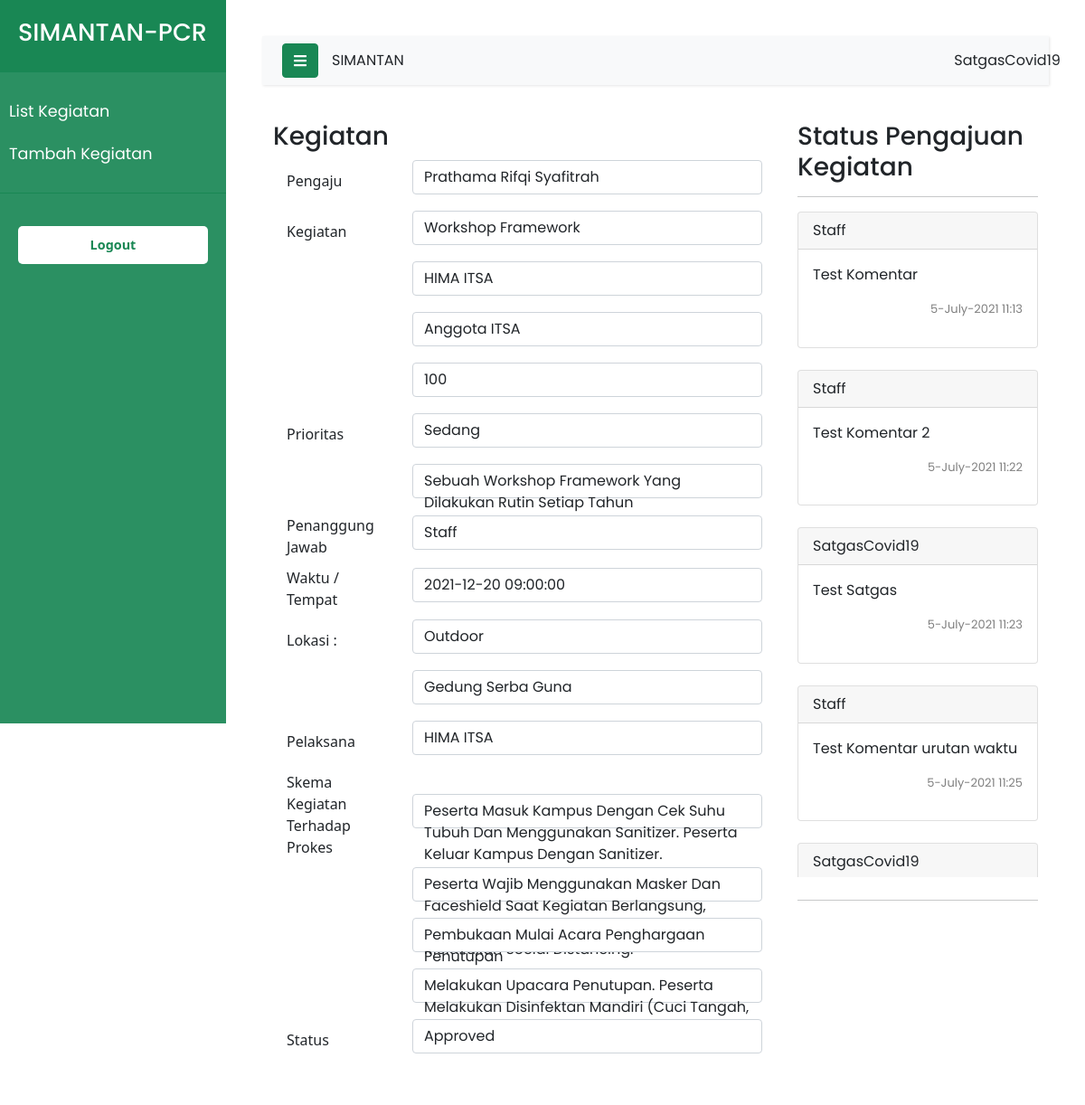
Page /detail/komentar/8 on the committed database.
### tables this page shows
CREATE TABLE `user` (
  `id` int(11) NOT NULL,
  `nama` varchar(50) NOT NULL,
  `role` int(11) NOT NULL,
  `password` varchar(255) NOT NULL,
  `username` varchar(255) NOT NULL
);

CREATE TABLE `kegiatan` (
  `id` int(11) NOT NULL,
  `pengaju` int(11) NOT NULL,
  `kegiatan` varchar(100) NOT NULL,
  `kegiatan_unit` varchar(100) NOT NULL,
  `kegiatan_peserta` varchar(100) NOT NULL,
  `kegiatan_jmlpeserta` varchar(100) NOT NULL,
  `prioritas` varchar(50) NOT NULL,
  `prioritas_alasan` varchar(100) NOT NULL,
  `penanggung_jawab` int(11) NOT NULL,
  `waktu` datetime NOT NULL,
  `tempat` varchar(100) NOT NULL,
  `lokasi` varchar(50) NOT NULL,
  `pelaksana` varchar(50) NOT NULL,
  `skema_proses_masuk_keluar` text NOT NULL,
  `skema_penerapan_prokes` text NOT NULL,
  `skema_kegiatan_berlangsung` text NOT NULL,
  `skema_kegiatan_selesai` text NOT NULL,
  `status` int(11) NOT NULL
);

CREATE TABLE `komentar` (
  `id` int(11) NOT NULL,
  `user` int(11) NOT NULL,
  `kegiatan` int(11) NOT NULL,
  `komentar` text NOT NULL,
  `tanggal` datetime NOT NULL
);

### application/controllers/Detail.php (called while the page is built, shortened)
<?php
class Detail extends CI_Controller
{
	public function __construct()
	{
		$this->load->model('User_Model');
		$this->load->model('Kegiatan_Model');
		$this->load->model('Komentar_Model');
	}
	public function komentar($kegiatan = '1')
	{
		$data['user'] = $this->User_Model->get_by_id('1');
		$data['komentar'] = $this->Komentar_Model->get_by_id($kegiatan);
		$data['kegiatan'] = $this->Kegiatan_Model->get_by_id($kegiatan);
		$data['judul'] = "Halaman Detail ".$data['kegiatan']['kegiatan'];
		$this->form_validation->set_rules('komentar', 'Komentar', 'required', [
			'required' => 'Nama Tidak Boleh Kosong'
		]);
		if ($this->form_validation->run() == false) {
			$this->load->view('layout/header', $data);
			$this->load->view('detail/index', $data);
			$this->load->view('layout/footer');
		}
	}
}

### index.php (called while the page is built, shortened)
<?php
require_once BASEPATH.'core/CodeIgniter.php';

### application/models/User_Model.php (called while the page is built, shortened)
<?php
class User_Model extends CI_Model
{
    public $tabel = "user";
    public function get_by_id($id)
    {
        $query = $this->db->get_where($this->tabel, array('id' => $id));
        return $query->row_array();
    }
}

### application/models/Kegiatan_Model.php (called while the page is built, shortened)
<?php
class Kegiatan_model extends CI_Model
{
    public function get_by_id($kegiatan)
    {
        $this->db->select('k.*, u.nama as user, b.nama as nama_pengaju');
        $this->db->from('kegiatan k');
        $this->db->join('user u', 'u.id = k.penanggung_jawab');
        $this->db->join('user b', 'b.id = k.pengaju');
        $this->db->where('k.id', $kegiatan);
        $query = $this->db->get();
        return $query->row_array();
    }
}

### application/models/Komentar_Model.php (called while the page is built, shortened)
<?php
class Komentar_Model extends CI_Model
{
    public function get_by_id($kegiatan)
    {
        $this->db->select('k.*, u.nama as user');
        $this->db->from('komentar k');
        $this->db->join('user u', 'u.id = k.user');
        $this->db->where('k.kegiatan', $kegiatan);
        $this->db->order_by('tanggal asc');
        $query = $this->db->get();
        return $query->result_array();
    }
}

### application/views/detail/index.php (the view, shortened to what this page needs)
<div class="container">
    <div class="row">
        <div class="col-md-8">
            <h3>Kegiatan</h3>
            <form action="" method="POST">
                <table>
                    <tr>
                        <td class="col-md-3"><label>Pengaju </label></td>
                        <td class="col-md-9">
                            <p class="form-control text-break "><?= $kegiatan['nama_pengaju'] ?></p>
                        </td>
                    </tr>
                    <tr>
                        <td class="col-md-3"><label>Kegiatan</label></td>
                        <td class="col-md-9">
                            <p class="form-control text-break"><?= $kegiatan['kegiatan'] ?></p>
                        </td>
                    <tr>
                    <tr>
                        <td class="col-md-3"><label></label></td>
                        <td class="col-md-9">
                            <p class="form-control text-break"><?= $kegiatan['kegiatan_unit'] ?></p>
                        </td>
                    </tr>
                    <tr>
                        <td class="col-md-3"><label></label></td>
                        <td class="col-md-9">
                            <p class="form-control text-break"><?= $kegiatan['kegiatan_peserta'] ?></p>
                        </td>
                    </tr>
                    <tr>
                        <td class="col-md-3"><label></label></td>
                        <td class="col-md-9">
                            <p class="form-control text-break"><?= $kegiatan['kegiatan_jmlpeserta'] ?></p>
                        </td>
                    </tr>
                    <tr>
                        <td class="col-md-3"><label>Prioritas</label></td>
                        <td class="col-md-9">
                            <p class="form-control text-break"><?= $kegiatan['prioritas'] ?></p>
                        </td>
                    </tr>
                    <tr>
                        <td class="col-md-3"><label></label></td>
                        <td class="col-md-9">
                            <p class="form-control text-break"><?= $kegiatan['prioritas_alasan'] ?></p>
                        </td>
                    </tr>
                    <tr>
                        <td class="col-md-3"><label>Penanggung Jawab</label></td>
                        <td class="col-md-9">
                            <p class="form-control text-break"><?= $kegiatan['user'] ?></p>
                        </td>
                    </tr>
                    <tr>
                        <td class="col-md-3"><label>Waktu / Tempat</label></td>
                        <td class="col-md-9">
                            <p class="form-control text-break"><?= $kegiatan['waktu'] ?></p>
                        </td>
                    </tr>
                    <tr>
                        <td class="col-md-3"><label>Lokasi : </label></td>
                        <td class="col-md-9">
                            <p class="form-control text-break"><?= $kegiatan['tempat'] ?></p>
                        </td>
                    </tr>
                    <tr>
                        <td class="col-md-3"><label></label></td>
                        <td class="col-md-9">
                            <p class="form-control text-break"><?= $kegiatan['lokasi'] ?></p>
                        </td>
                    </tr>
                    <tr>
                        <td class="col-md-3"><label>Pelaksana</label></td>
                        <td class="col-md-9">
                            <p class="form-control text-break"><?= $kegiatan['pelaksana'] ?></p>
                        </td>
                    </tr>
                    <tr>
                        <td class="col-md-3"><label>Skema Kegiatan Terhadap Prokes</label></td>
                        <td class="col-md-9">
                            <p class="form-control text-break"><?= $kegiatan['skema_proses_masuk_keluar'] ?></p>
                        </td>
                    </tr>
                    <tr>
                        <td class="col-md-3"><label></label></td>
                        <td class="col-md-9">
                            <p class="form-control text-break"><?= $kegiatan['skema_penerapan_prokes'] ?></p>
                        </td>
                    </tr>
                    <tr>
                        <td class="col-md-3"><label></label></td>
                        <td class="col-md-9">
                            <p class="form-control text-break"><?= $kegiatan['skema_kegiatan_berlangsung'] ?>
                        </td>
                    </tr>
                    <tr>
                        <td class="col-md-3"><label></label></td>
                        <td class="col-md-9">
                            <p class="form-control text-break"><?= $kegiatan['skema_kegiatan_selesai'] ?>
                        </td>
                    </tr>
                    <tr>
                        <td class="col-md-3"><label>Status</label></td>
                        <td class="col-md-9">
                            <p class="form-control text-break"><?= ($kegiatan['status'] == '1') ? 'Approved' : 'Menunggu' ?></p>
                        </td>
                    </tr>
                </table>
        </div>
        <div class="col-md-4">
            <h3>Status Pengajuan Kegiatan</h3>
            <hr />
            <?php if (($user['role'] == '1') || ($user['role'] == '2' && !empty($komentar))) { ?>
                <div class="overflow-auto" style="min-height: 20px; max-height: 46em;">
                    <?php foreach ($komentar as $k) : ?>
                        <?php $date = new DateTime($k['tanggal']);
                        ?>
                        <div class="card">
                            <div class="card-header">
                                <div class="text-break">
                                    <p class="" style="text-align: left; margin: auto;"> <?= $k['user'] ?></p>
                                </div>
                            </div>
                            <div class="card-body">
                                <p class="text-break"> <?= $k['komentar'] ?></p>
                                <footer class="">
                                    <p class="" style="text-align: right; font-size: 13px; color: grey;"><?= $date->format('j-F-Y H:i'); ?></p></cite>
                                </footer>
                            </div>
                        </div>
                        <br/>
                    <?php endforeach; ?>
                </div>
                <div class="" style="margin-top: 25px;">
                    <hr />
                </div>
            <?php } ?>
        </div>
    </div>
</div>

### application/views/layout/header.php (shortened to what this page needs)
<!DOCTYPE html>
<html>
<head>
  <link rel="stylesheet" href="https://stackpath.bootstrapcdn.com/bootstrap/4.1.0/css/bootstrap.min.css">
  <link rel="stylesheet" href="<?= base_url('assets/custom.css'); ?>">
  <link rel="stylesheet" href="https://cdnjs.cloudflare.com/ajax/libs/malihu-custom-scrollbar-plugin/3.1.5/jquery.mCustomScrollbar.min.css">
  <link href="https://cdn.jsdelivr.net/npm/bootstrap@5.0.2/dist/css/bootstrap.min.css" rel="stylesheet">
</head>
<body>
  <div class="wrapper">
    <nav id="sidebar">
      <div class="sidebar-header fonts">
        <h3 class="fonts">SIMANTAN-PCR</h3>
      </div>
      <ul class="list-unstyled components container-fluid">
        <li><a href="<?=base_url('kegiatan')?>" class="font">List Kegiatan</a></li>
        <li><a href="<?=base_url('kegiatan/tambah')?>" class="font">Tambah Kegiatan</a></li>
      </ul>
      <ul class="list-unstyled CTAs naik">
        <li>
          <a href="#logout" class="download font-weight-bold">Logout</a>
        </li>
      </ul>
      <span class="fixed-bottom">&copy;2021 Politeknik Caltex Riau</span>
    </nav>
    <div id="content">
      <nav class="navbar navbar-expand-lg navbar-light bg-light">
        <div class="container-fluid">
          <button type="button" id="sidebarCollapse" class="btn btn-success">
            <i class="fas fa-bars white"></i>
          </button>
          <div class="col-md-3 collapse navbar-collapse" id="navbarSupportedContent">
            <div class="font">SIMANTAN</div>
          </div>
          <div class="col-md-7 ">
          </div>
          <div class="col-md-2 collapse navbar-collapse" id="navbarSupportedContent">
            <div class="font"><?= $user['nama'] ?></div>
          </div>
        </div>
      </nav>

### assets/custom.css (style rules this page uses)
body { font-family: 'Poppins',Helvetica,sans-serif; background: #fafafa; }
a:link { text-decoration: none; color: #fff; }
.white { color: #fff; }
p, h1, h2, h3, .font { font-family: 'Poppins', sans-serif; }
h3.fonts { font-size: 27px; }
a, a:hover, a:focus { color: inherit; text-decoration: none; transition: all 0.3s; }
.navbar { padding: 15px 10px; background: #fff; border: none; border-radius: 0; margin-bottom: 40px; box-shadow: 1px 1px 3px rgba(0, 0, 0, 0.1); }
.wrapper { display: flex; width: 100%; }
#sidebar { width: 250px; position: fixed; top: 0; left: 0; height: 100vh; z-index: 999; background: #198754ea; color: #fff; transition: all 0.3s; }
#sidebar .sidebar-header { padding: 20px; background: #198754; }
#sidebar ul.components { padding: 20px 0; border-bottom: 1px solid #198754; }
#sidebar ul li a { padding: 10px; font-size: 1.1em; display: block; }
ul.CTAs { padding: 20px; }
ul.CTAs a { text-align: center; font-size: 0.9em !important; display: block; border-radius: 5px; margin-bottom: 5px; }
a.download { background: #fff; color: #198754; }
#content { width: calc(100% - 250px); padding: 40px; min-height: 100vh; transition: all 0.3s; position: absolute; top: 0; right: 0; }

### rows in the picture
user: nama "SatgasCovid19"
kegiatan: pengaju.nama "Prathama Rifqi Syafitrah", kegiatan "Workshop Framework", kegiatan_unit "HIMA ITSA", kegiatan_peserta "Anggota ITSA", kegiatan_jmlpeserta "100", prioritas "Sedang", prioritas_alasan "Sebuah Workshop Framework Yang Dilakukan Rutin Setiap Tahun", penanggung_jawab.nama "Staff", waktu "2021-12-20 09:00:00", tempat "Outdoor", lokasi "Gedung Serba Guna", pelaksana "HIMA ITSA", skema_proses_masuk_keluar "Peserta Masuk Kampus Dengan Cek Suhu Tubuh Dan Menggunakan Sanitizer. Peserta Keluar Kampus Dengan Sanitizer.", skema_penerapan_prokes "Peserta Wajib Menggunakan Masker Dan Faceshield Saat Kegiatan Berlangsung,…", skema_kegiatan_berlangsung "Pembukaan Mulai Acara Penghargaan Penutupan", skema_kegiatan_selesai "Melakukan Upacara Penutupan. Peserta Melakukan Disinfektan Mandiri (Cuci Tangah,…"
komentar: user.nama "Staff", komentar "Test Komentar", tanggal "5-July-2021 11:13"
komentar: user.nama "Staff", komentar "Test Komentar 2", tanggal "5-July-2021 11:22"
komentar: user.nama "SatgasCovid19", komentar "Test Satgas", tanggal "5-July-2021 11:23"
komentar: user.nama "Staff", komentar "Test Komentar urutan waktu", tanggal "5-July-2021 11:25"
komentar: user.nama "SatgasCovid19"
